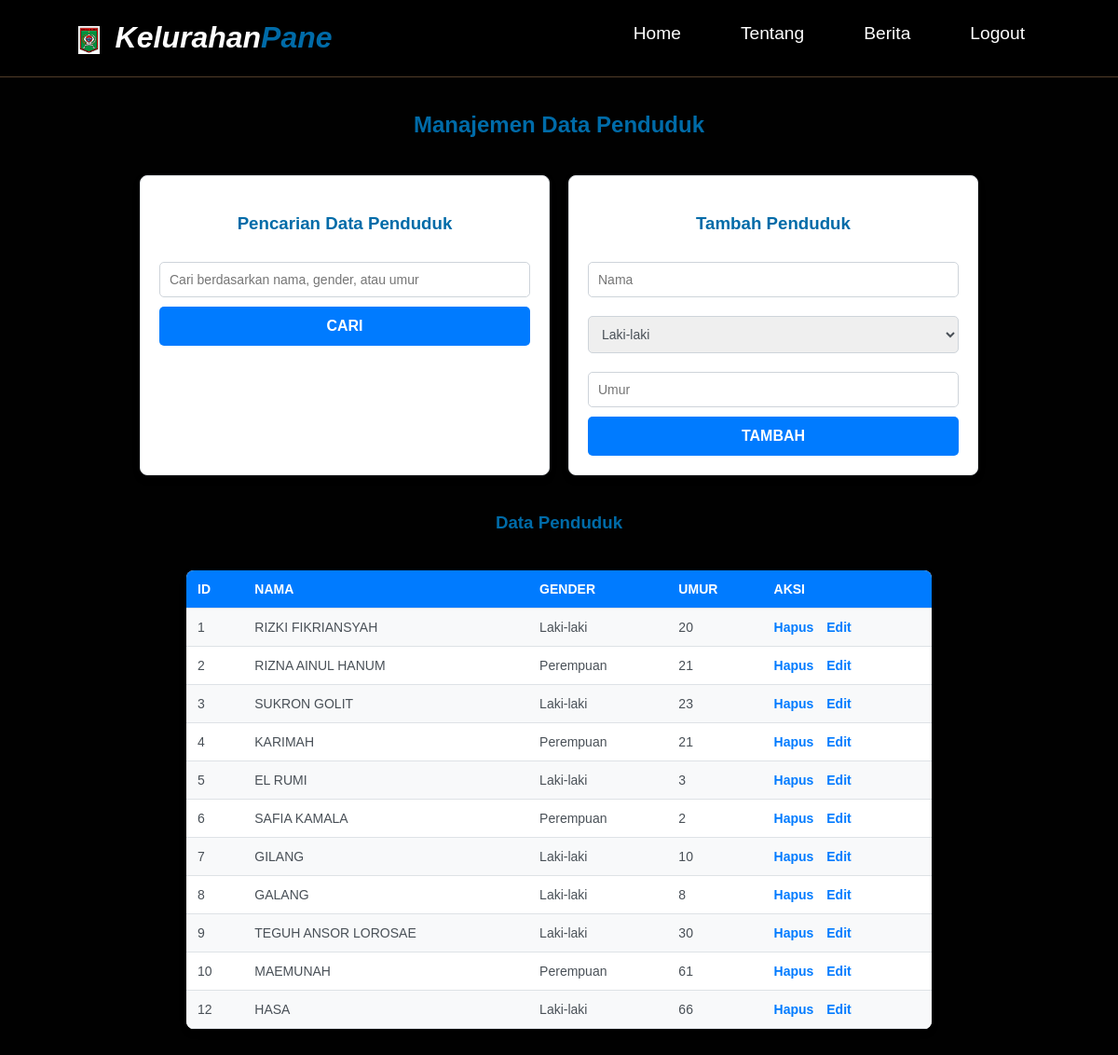
/admin/admin_info_penduduk.php, run on the app's committed database.
### tables this page shows
CREATE TABLE `penduduk` (
  `id` int(11) NOT NULL,
  `nama` varchar(100) NOT NULL,
  `gender` enum('Laki-laki','Perempuan') NOT NULL,
  `age` int(11) NOT NULL
);

### admin/admin_info_penduduk.php (the view, shortened to what this page needs)
<?php
include '../admin/db.php';
$search_keyword = '';
if (isset($_POST['search'])) {
    $search_keyword = $_POST['search_keyword'];
    $sql = "SELECT * FROM penduduk WHERE nama LIKE '%$search_keyword%' OR gender LIKE '%$search_keyword%' OR age LIKE '%$search_keyword%'";
} else {
    $sql = "SELECT * FROM penduduk";
}
$result = $conn->query($sql);
?>
<!DOCTYPE html>
<html lang="id">
<head>
</head>
<body>
<nav class="navbar">
    <a href="#" class="navbar-logo">
        <img src="../img/lambang1.png" alt="Logo" class="logo-image">
        Kelurahan<span>Pane</span>
    </a>
    <div class="navbar-nav">
        <a href="#">Home</a>
        <a href="#about">Tentang</a>
        <a href="#berita">Berita</a>
        <a href="logout.php">Logout</a>
    </div>
</nav>
<h2>Manajemen Data Penduduk</h2>
<div class="form-container">
    <div class="form-item">
        <h3>Pencarian Data Penduduk</h3>
        <form method="post">
            <input type="text" name="search_keyword" placeholder="Cari berdasarkan nama, gender, atau umur" value="<?php echo $search_keyword; ?>" required>
            <button type="submit" name="search">Cari</button>
        </form>
    </div>
    <div class="form-item">
        <h3>Tambah Penduduk</h3>
        <form method="post">
            <input type="text" name="nama" placeholder="Nama" required>
            <select name="gender" required>
                <option value="Laki-laki">Laki-laki</option>
            </select>
            <input type="number" name="age" placeholder="Umur" required>
            <button type="submit" name="add">Tambah</button>
        </form>
    </div>
</div>
<h3>Data Penduduk</h3>
<table border="1">
    <tr>
        <th>ID</th>
        <th>Nama</th>
        <th>Gender</th>
        <th>Umur</th>
        <th>Aksi</th>
    </tr>
    <?php while ($row = $result->fetch_assoc()): ?>
    <tr>
        <td><?php echo $row['id']; ?></td>
        <td><?php echo $row['nama']; ?></td>
        <td><?php echo $row['gender']; ?></td>
        <td><?php echo $row['age']; ?></td>
        <td>
            <a href="admin_info_penduduk.php?delete_id=<?php echo $row['id']; ?>" onclick="return confirm('Apakah Anda yakin ingin menghapus data ini?')">Hapus</a>
            <a href="admin_info_penduduk.php?edit_id=<?php echo $row['id']; ?>">Edit</a>
        </td>
    </tr>
    <?php endwhile; ?>
</table>
</body>
</html>

### admin/admin_info_penduduk.php (style rules this page uses)
:root { --primary: #006ba8; --bg: #010101; }
* { font-family: "poppins", sans-serif; margin: 0; padding: 0; box-sizing: border-box; outline: none; border: none; text-decoration: none; }
body { font-family: 'Arial', sans-serif; background-color: #f8f9fa; margin: 0; padding: 100px; display: flex; flex-direction: column; align-items: center; min-height: 100vh; background-color: var(--bg); }
.navbar { display: flex; justify-content: space-between; align-items: center; padding: 1.4rem 7%; background-color: rgb(1, 1, 1, 0.8); border-bottom: 1px solid #513c28; position: fixed; top: 0; left: 0; right: 0; z-index: 9999; }
.logo-image { height: 30px; margin-right: 8px; vertical-align: middle; }
.navbar-nav { display: flex; gap: 2rem; }
.navbar .navbar-logo { font-size: 2rem; font-weight: 700; color: #fff; font-style: italic; }
.navbar .navbar-logo span { color: var(--primary); }
.navbar .navbar-nav a { color: #fff; display: inline-block; font-size: 1.2rem; margin: 0 1rem; transition: color 0.3s; }
.navbar .navbar-nav a::after { content: ""; display: block; padding-bottom: 0.5rem; border-bottom: 0.1rem solid var(--primary); transform: scaleX(0); transition: 0.2s linear; }
h2, h3 { color: var(--primary); text-align: center; margin: 20px 0; }
.form-container { display: flex; justify-content: space-between; gap: 20px; width: 90%; margin: 20px auto; }
.form-item { flex: 1; padding: 20px; background-color: #ffffff; border: 1px solid #dee2e6; border-radius: 8px; box-shadow: 0 4px 8px rgba(0, 0, 0, 0.1); }
.form-item form input[type="text"], .form-item form input[type="number"], .form-item form select { width: 100%; padding: 10px; margin: 10px 0; border: 1px solid #ced4da; border-radius: 5px; font-size: 14px; color: #495057; }
.form-item form button { background-color: #007bff; color: #ffffff; padding: 12px; border: none; border-radius: 5px; cursor: pointer; width: 100%; font-size: 16px; font-weight: bold; text-transform: uppercase; }
table { width: 90%; max-width: 800px; margin: 20px auto; border-collapse: collapse; box-shadow: 0 4px 8px rgba(0, 0, 0, 0.1); background-color: #ffffff; border-radius: 8px; overflow: hidden; }
table th, table td { padding: 12px; text-align: left; border-bottom: 1px solid #dee2e6; }
table th { background-color: #007bff; color: #ffffff; text-transform: uppercase; font-size: 14px; }
table tr:nth-child(even) { background-color: #f8f9fa; }
table td { font-size: 14px; color: #495057; }
table a { color: #007bff; text-decoration: none; font-weight: bold; margin-right: 10px; }

### data on the page
penduduk: id "1", nama "RIZKI FIKRIANSYAH", gender "Laki-laki", age "20"
penduduk: id "2", nama "RIZNA AINUL HANUM", gender "Perempuan", age "21"
penduduk: id "3", nama "SUKRON GOLIT", gender "Laki-laki", age "23"
penduduk: id "4", nama "KARIMAH", gender "Perempuan", age "21"
penduduk: id "5", nama "EL RUMI", gender "Laki-laki", age "3"
penduduk: id "6", nama "SAFIA KAMALA", gender "Perempuan", age "2"
penduduk: id "7", nama "GILANG", gender "Laki-laki", age "10"
penduduk: id "8", nama "GALANG", gender "Laki-laki", age "8"
penduduk: id "9", nama "TEGUH ANSOR LOROSAE", gender "Laki-laki", age "30"
penduduk: id "10", nama "MAEMUNAH", gender "Perempuan", age "61"
penduduk: id "12", nama "HASA", gender "Laki-laki", age "66"
